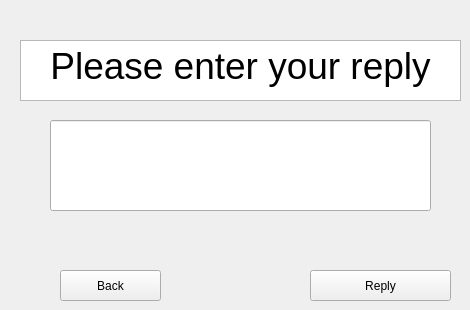
    <widget class="QWidget" name="replyMessage">
     <widget class="QPushButton" name="replyMessageButton">
      <property name="geometry">
       <rect>
        <x>310</x>
        <y>270</y>
        <width>141</width>
        <height>31</height>
       </rect>
      </property>
      <property name="text">
       <string>Reply</string>
      </property>
     </widget>
     <widget class="QPushButton" name="replyMessageBack">
      <property name="geometry">
       <rect>
        <x>60</x>
        <y>270</y>
        <width>101</width>
        <height>31</height>
       </rect>
      </property>
      <property name="text">
       <string>Back</string>
      </property>
     </widget>
     <widget class="QLineEdit" name="lineEdit_3">
      <property name="geometry">
       <rect>
        <x>50</x>
        <y>120</y>
        <width>381</width>
        <height>91</height>
       </rect>
      </property>
     </widget>
     <widget class="QTextBrowser" name="textBrowser_21">
      <property name="geometry">
       <rect>
        <x>20</x>
        <y>40</y>
        <width>441</width>
        <height>61</height>
       </rect>
      </property>
      <property name="html">
       <string>&lt;!DOCTYPE HTML PUBLIC &quot;-//W3C//DTD HTML 4.0//EN&quot; &quot;http://www.w3.org/TR/REC-html40/strict.dtd&quot;&gt;
&lt;html&gt;&lt;head&gt;&lt;meta name=&quot;qrichtext&quot; content=&quot;1&quot; /&gt;&lt;meta charset=&quot;utf-8&quot; /&gt;&lt;style type=&quot;text/css&quot;&gt;
p, li { white-space: pre-wrap; }
&lt;/style&gt;&lt;/head&gt;&lt;body style=&quot; font-family:'Ubuntu'; font-size:11pt; font-weight:400; font-style:normal;&quot;&gt;
&lt;p align=&quot;center&quot; style=&quot; margin-top:0px; margin-bottom:0px; margin-left:0px; margin-right:0px; -qt-block-indent:0; text-indent:0px;&quot;&gt;&lt;span style=&quot; font-size:28pt;&quot;&gt;Please enter your reply&lt;/span&gt;&lt;/p&gt;&lt;/body&gt;&lt;/html&gt;</string>
      </property>
     </widget>
    </widget>
